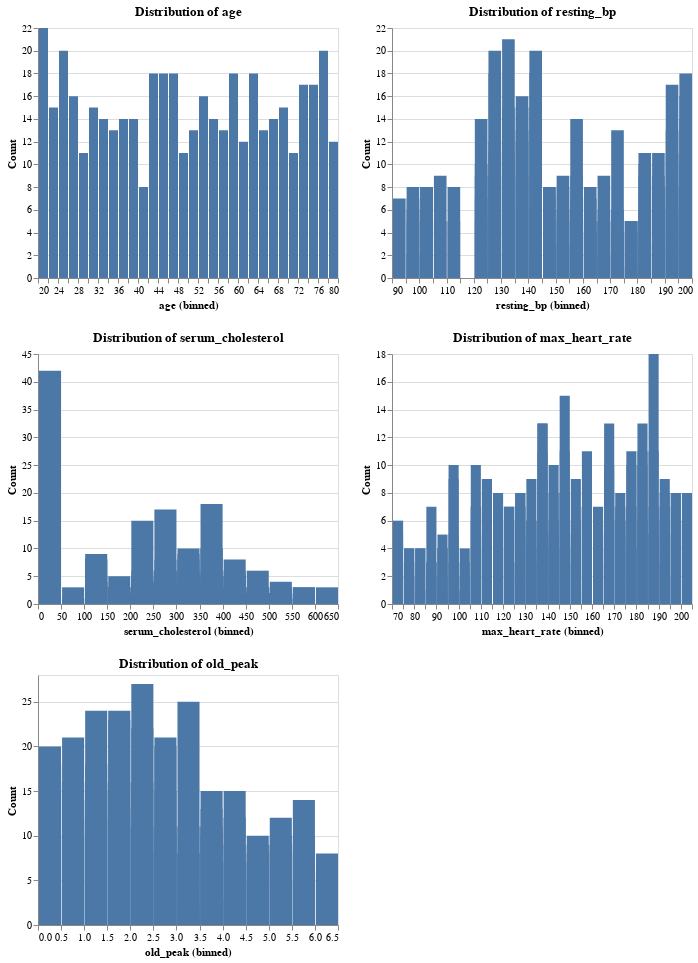

Here is the notebook cell this chart was saved with:
### Markdown cell above
#### Distribution of Numerical Features

Histograms are used to visualize the distribution of numerical variables such as age, resting blood pressure and cholesterol. These plots help identify skewness, outliers and typical value ranges within the dataset.

From the distributions of the continuous feature below, it can be observed that none of the features follow a normal distribution. Age is spread out evenly across the entire range, so there isn’t one age group that dominates the dataset. Resting blood pressure is mostly clustered around the middle values, with fewer people having very high readings, which makes it slightly right-skewed. Serum cholesterol is right-skewed; a lot of people have lower cholesterol values, and only a few fall into the very high range. Max heart rate,is in the opposite direction and is slightly left-skewed, which means that more people reach higher heart rate values than lower ones. Lastly, oldpeak is also right-skewed, with most patients showing very low values and only a small number having higher values.

### Code cell
num_cols = ['age', 'resting_bp', 'serum_cholesterol', 'max_heart_rate', 'old_peak']

charts = []

for col in num_cols:
    chart = alt.Chart(train_heart).mark_bar().encode(
        x=alt.X(f'{col}:Q', bin=alt.Bin(maxbins=30)),
        y=alt.Y('count()', title='Count'),
        tooltip=[alt.Tooltip(f'{col}:Q', title=col), alt.Tooltip('count()', title='Count')]
    ).properties(
        title=f'Distribution of {col}',
        width=300,
        height=250
    )
    charts.append(chart)

# rows of 2 charts each
rows = []
for i in range(0, len(charts), 2):
    row_charts = charts[i:i+2]
    row = alt.hconcat(*row_charts)
    rows.append(row)

final_chart = alt.vconcat(*rows).configure_legend(
    orient='top'
)

final_chart

### Figure 1 — Vega-Lite specification as saved in the notebook (floating-point values rounded to 4 significant figures; data arrays with more than 128 entries replaced by an {"elided": "..."} marker saying what was removed)
{"config": {"view": {"continuousWidth": 300, "continuousHeight": 300}, "legend": {"orient": "top"}}, "vconcat": [{"hconcat": [{"mark": {"type": "bar"}, "encoding": {"tooltip": [{"field": "age", "title": "age", "type": "quantitative"}, {"aggregate": "count", "title": "Count", "type": "quantitative"}], "x": {"bin": {"maxbins": 30}, "field": "age", "type": "quantitative"}, "y": {"aggregate": "count", "title": "Count", "type": "quantitative"}}, "height": 250, "title": "Distribution of age", "width": 300}, {"mark": {"type": "bar"}, "encoding": {"tooltip": [{"field": "resting_bp", "title": "resting_bp", "type": "quantitative"}, {"aggregate": "count", "title": "Count", "type": "quantitative"}], "x": {"bin": {"maxbins": 30}, "field": "resting_bp", "type": "quantitative"}, "y": {"aggregate": "count", "title": "Count", "type": "quantitative"}}, "height": 250, "title": "Distribution of resting_bp", "width": 300}]}, {"hconcat": [{"mark": {"type": "bar"}, "encoding": {"tooltip": [{"field": "serum_cholesterol", "title": "serum_cholesterol", "type": "quantitative"}, {"aggregate": "count", "title": "Count", "type": "quantitative"}], "x": {"bin": {"maxbins": 30}, "field": "serum_cholesterol", "type": "quantitative"}, "y": {"aggregate": "count", "title": "Count", "type": "quantitative"}}, "height": 250, "title": "Distribution of serum_cholesterol", "width": 300}, {"mark": {"type": "bar"}, "encoding": {"tooltip": [{"field": "max_heart_rate", "title": "max_heart_rate", "type": "quantitative"}, {"aggregate": "count", "title": "Count", "type": "quantitative"}], "x": {"bin": {"maxbins": 30}, "field": "max_heart_rate", "type": "quantitative"}, "y": {"aggregate": "count", "title": "Count", "type": "quantitative"}}, "height": 250, "title": "Distribution of max_heart_rate", "width": 300}]}, {"hconcat": [{"mark": {"type": "bar"}, "encoding": {"tooltip": [{"field": "old_peak", "title": "old_peak", "type": "quantitative"}, {"aggregate": "count", "title": "Count", "type": "quantitative"}], "x": {"bin": {"maxbins": 30}, "field": "old_peak", "type": "quantitative"}, "y": {"aggregate": "count", "title": "Count", "type": "quantitative"}}, "height": 250, "title": "Distribution of old_peak", "width": 300}]}], "data": {"name": "data-b296bac3fddf3d70c7710599b2355f45"}, "$schema": "https://vega.github.io/schema/vega-lite/v5.20.1.json", "datasets": {"data-b296bac3fddf3d70c7710599b2355f45": {"elided": "800 records"}}}
